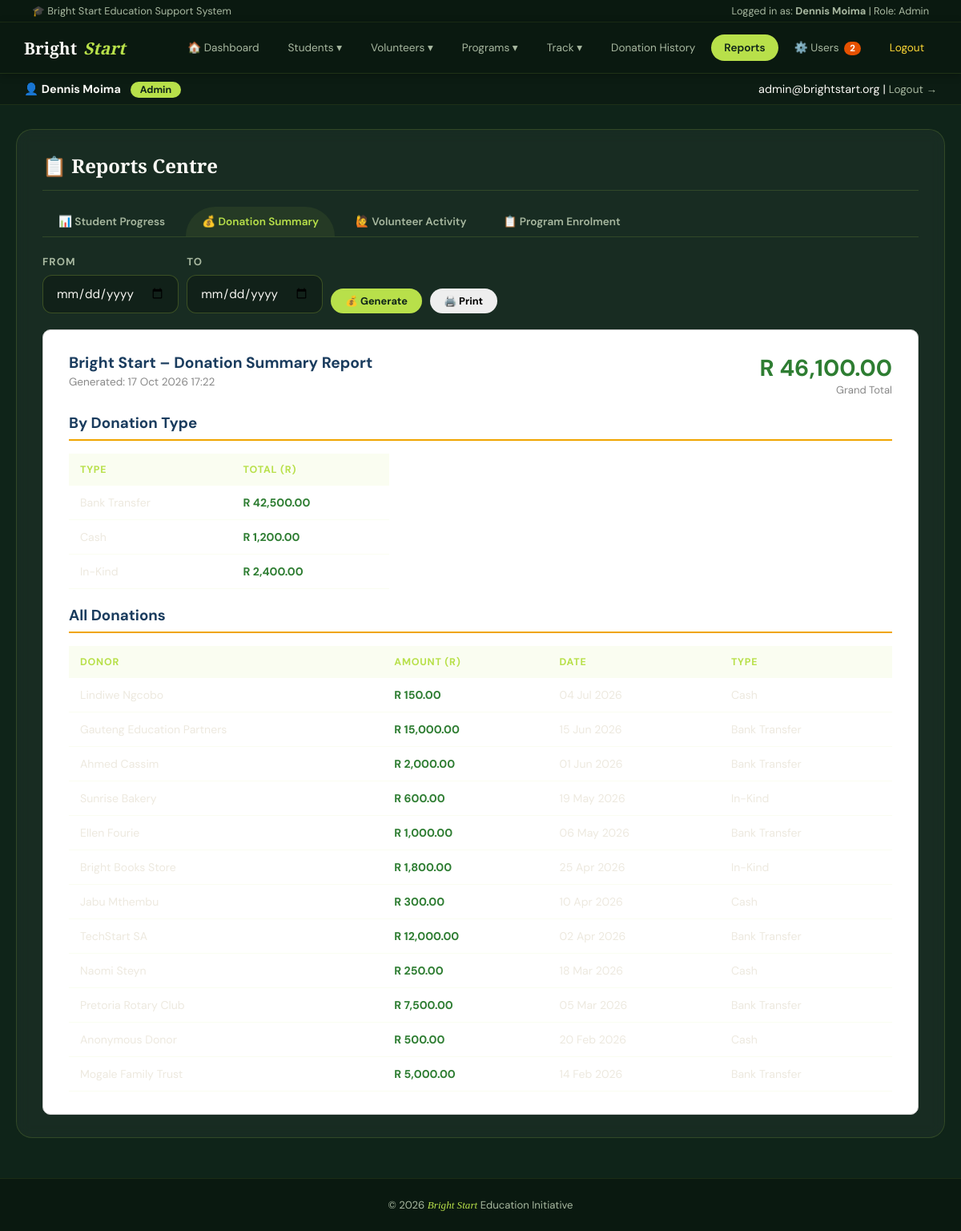
Page /reports.php?report=donation (signed in) on the committed database.
### tables this page shows
CREATE TABLE tbldonation (
    DonationID     INT AUTO_INCREMENT PRIMARY KEY,
    DonorName      VARCHAR(100) NOT NULL,
    DonorContact   VARCHAR(150) NOT NULL,
    DonationAmount DECIMAL(10,2) NOT NULL,
    DonationDate   DATE NOT NULL,
    DonationType   VARCHAR(30) NOT NULL,                  
    Notes          VARCHAR(255) NULL
);

### reports.php (the view, shortened to what this page needs)
<?php
require_once 'includes/DBConn.php';
$report    = $_GET['report']     ?? '';
$stu_id    = (int)($_GET['student_id']  ?? 0);
$from      = trim($_GET['from']  ?? '');
$to        = trim($_GET['to']    ?? '');
$students  = $conn->query(
    "SELECT StudentID,FirstName,LastName FROM tblStudent ORDER BY FirstName"
);
?>
<!DOCTYPE html>
<html lang="en">
<head>
    <link rel="stylesheet" href="css/style.css">
</head>
<body>
<?php include 'includes/nav.php'; ?>
<div class="container">
    <div class="card">
        <h2>📋 Reports Centre</h2>
        <div class="tabs">
            <a href="?report=progress"
               class="tab-link <?= $report==='progress'?'active':'' ?>">
                📊 Student Progress
            </a>
            <a href="?report=donation"
               class="tab-link <?= $report==='donation'?'active':'' ?>">
                💰 Donation Summary
            </a>
            <a href="?report=volunteer"
               class="tab-link <?= $report==='volunteer'?'active':'' ?>">
                🙋 Volunteer Activity
            </a>
            <a href="?report=enrolment"
               class="tab-link <?= $report==='enrolment'?'active':'' ?>">
                📋 Program Enrolment
            </a>
        </div>
        <?php if ($report === 'progress'): ?>
        <form method="GET" action="reports.php"
              style="display:flex; gap:10px; flex-wrap:wrap;
                     align-items:flex-end; margin-bottom:16px;">
            <input type="hidden" name="report" value="progress">
            <div class="form-group" style="margin:0;">
                <label style="font-size:.82rem;">Student</label>
                <select name="student_id">
                    <option value="">All Students</option>
                    <?php $students->data_seek(0);
                    while ($s=$students->fetch_assoc()): ?>
                        <option value="<?= $s['StudentID'] ?>"
                            <?= $stu_id==$s['StudentID']?'selected':'' ?>>
                            <?= htmlspecialchars($s['FirstName'].' '.$s['LastName']) ?>
                        </option>
                    <?php endwhile; ?>
                </select>
            </div>
            <div class="form-group" style="margin:0;">
                <label style="font-size:.82rem;">From</label>
                <input type="date" name="from" value="<?= $from ?>">
            </div>
            <div class="form-group" style="margin:0;">
                <label style="font-size:.82rem;">To</label>
                <input type="date" name="to" value="<?= $to ?>">
            </div>
            <button type="submit" class="btn btn-primary btn-sm">
                📊 Generate
            </button>
            <button onclick="window.print()" type="button"
                    class="btn btn-sm" style="background:#eee;">
                🖨️ Print
            </button>
        </form>
        <?php
        $w='1=1';
        if ($stu_id) $w.=" AND p.StudentID=$stu_id";
        if ($from)   $w.=" AND p.AssessmentDate>='$from'";
        if ($to)     $w.=" AND p.AssessmentDate<='$to'";
        $perfRows=$conn->query(
            "SELECT p.*,
                    CONCAT(s.FirstName,' ',s.LastName) AS StudentName,
                    pr.ProgramName
             FROM tblPerformance p
             JOIN tblStudent s ON p.StudentID=s.StudentID
             JOIN tblProgram pr ON p.ProgramID=pr.ProgramID
             WHERE $w ORDER BY p.AssessmentDate DESC"
        );
        $avgRes=$conn->query(
            "SELECT AVG(Score) AS avg FROM tblPerformance p WHERE $w"
        );
        $avg=round($avgRes->fetch_assoc()['avg']??0,1);
        ?>
        <div class="report-output">
            <div style="display:flex; justify-content:space-between;
                        align-items:flex-start; margin-bottom:20px;">
                <div>
                    <strong style="font-size:1.2rem; color:#1a3c5e;">
                        Bright Start – Student Progress Report
                    </strong><br>
                    <span style="color:#888; font-size:.85rem;">
                        Generated: <?= date('d M Y H:i') ?>
                    </span>
                </div>
                <?php if ($avg > 0): ?>
                <div style="text-align:right;">
                    <div style="font-size:2rem; font-weight:700;
                                 color:#1a3c5e;">
                        <?= $avg ?>%
                    </div>
                    <div style="font-size:.82rem; color:#888;">
                        Average Score
                    </div>
                    <div class="grade-<?= gradeLabel($avg) ?>"
                         style="font-size:1.2rem;">
                        Grade <?= gradeLabel($avg) ?>
                    </div>
                </div>
                <?php endif; ?>
            </div>
            <h3>📊 Performance Records</h3>
            <table class="data-table">
                <thead>
                    <tr>
                        <th>Student</th><th>Program</th>
                        <th>Date</th><th>Score</th>
                        <th>Grade</th><th>Comments</th>
                    </tr>
                </thead>
                <tbody>
                <?php if ($perfRows && $perfRows->num_rows>0):
                    while ($p=$perfRows->fetch_assoc()): ?>
                    <tr>
                        <td><?= htmlspecialchars($p['StudentName']) ?></td>
                        <td><?= htmlspecialchars($p['ProgramName']) ?></td>
                        <td><?= date('d M Y',strtotime($p['AssessmentDate'])) ?></td>
                        <td><?= $p['Score'] ?>%</td>
                        <td>
                            <span class="grade-<?= $p['Grade'] ?>">
                                <?= $p['Grade'] ?>
                            </span>
                        </td>
                        <td><?= htmlspecialchars($p['Comments']??'') ?></td>
                    </tr>
                <?php endwhile; else: ?>
                    <tr>
                        <td colspan="6"
                            style="text-align:center;padding:16px;color:#999;">
                            No records found.
                        </td>
                    </tr>
                <?php endif; ?>
                </tbody>
            </table>
        </div>
        <?php elseif ($report === 'donation'): ?>
        <form method="GET" action="reports.php"
              style="display:flex; gap:10px; flex-wrap:wrap;
                     align-items:flex-end; margin-bottom:16px;">
            <div class="form-group" style="margin:0;">
                <label style="font-size:.82rem;">From</label>
                <input type="date" name="from" value="<?= $from ?>">
            </div>
            <div class="form-group" style="margin:0;">
                <label style="font-size:.82rem;">To</label>
                <input type="date" name="to" value="<?= $to ?>">
            </div>
            <button type="submit" class="btn btn-primary btn-sm">
                💰 Generate
            </button>
            <button onclick="window.print()" type="button"
                    class="btn btn-sm" style="background:#eee;">
                🖨️ Print
            </button>
        </form>
        <?php
        $dw='1=1';
        $dRows=$conn->query(
            "SELECT * FROM tblDonation WHERE $dw ORDER BY DonationDate DESC"
        );
        $totals=$conn->query(
            "SELECT DonationType,SUM(DonationAmount) AS sub
             FROM tblDonation WHERE $dw GROUP BY DonationType"
        );
        $grandTotal=$conn->query(
            "SELECT SUM(DonationAmount) AS g FROM tblDonation WHERE $dw"
        )->fetch_assoc()['g']??0;
        ?>
        <div class="report-output">
            <div style="display:flex; justify-content:space-between;
                        margin-bottom:20px;">
                <div>
                    <strong style="font-size:1.2rem; color:#1a3c5e;">
                        Bright Start – Donation Summary Report
                    </strong><br>
                    <span style="color:#888; font-size:.85rem;">
                        Generated: <?= date('d M Y H:i') ?>
                    </span>
                </div>
                <div style="text-align:right;">
                    <div style="font-size:1.8rem; font-weight:700;
                                 color:#2e7d32;">
                        R <?= number_format($grandTotal,2) ?>
                    </div>
                    <div style="font-size:.82rem; color:#888;">
                        Grand Total
                    </div>
                </div>
            </div>
            <h3>By Donation Type</h3>
            <table class="data-table" style="max-width:400px;">
                <thead>
                    <tr><th>Type</th><th>Total (R)</th></tr>
                </thead>
                <tbody>
                <?php while ($t=$totals->fetch_assoc()): ?>
                <tr>
                    <td><?= htmlspecialchars($t['DonationType']) ?></td>
                    <td style="color:#2e7d32; font-weight:700;">
                        R <?= number_format($t['sub'],2) ?>
                    </td>
                </tr>
                <?php endwhile; ?>
                </tbody>
            </table>
            <h3>All Donations</h3>
            <table class="data-table">
                <thead>
                    <tr>
                        <th>Donor</th><th>Amount (R)</th>
                        <th>Date</th><th>Type</th>
                    </tr>
                </thead>
                <tbody>
                <?php
                $dRows->data_seek(0);
                while ($d=$dRows->fetch_assoc()): ?>
                <tr>
                    <td><?= htmlspecialchars($d['DonorName']) ?></td>
                    <td style="color:#2e7d32; font-weight:700;">
                        R <?= number_format($d['DonationAmount'],2) ?>
                    </td>
                    <td><?= date('d M Y',strtotime($d['DonationDate'])) ?></td>
                    <td><?= htmlspecialchars($d['DonationType']) ?></td>
                </tr>
                <?php endwhile; ?>
                </tbody>
            </table>
        </div>
        <?php endif; ?>
    </div>
</div>
<footer>
    <p>&copy; 2026 <span>Bright Start</span> Education Initiative</p>
</footer>
</body>
</html>

### css/style.css (style rules this page uses)
:root { --primary: #1a3a2a; --secondary: #2d5a3d; --green-deep: #0f2419; --accent: #b8e04a; --accent-dark: #d4f06e; --light-bg: #16301f; --white: #f9f8f4; --off-white: #ede9df; --text-dark: #f9f8f4; --text-light: #a8b8a0; --border: rgba(184,224,74,0.2); --success: #b8e04a; --warning: #f0a500; --danger: #f08080; --font: 'DM Sans', sans-serif; --font-heading:'Playfair Display', serif; }
*, *::before, *::after { box-sizing: border-box; margin: 0; padding: 0; }
body { font-family: var(--font); background: var(--green-deep); color: var(--white); min-height: 100vh; }
.container { max-width: 1200px; margin: 30px auto; padding: 0 20px; }
.card { background: rgba(255,255,255,0.04); border: 1px solid rgba(184,224,74,0.15); border-radius: 1.25rem; padding: 28px 32px; margin-bottom: 24px; backdrop-filter: blur(8px); }
.card h2 { margin-bottom: 20px; color: var(--white); font-family: var(--font-heading); font-size: 1.5rem; padding-bottom: 14px; border-bottom: 1px solid rgba(184,224,74,0.15); display: flex; align-items: center; gap: 8px; }
.form-group { margin-bottom: 18px; }
.form-group label { display: block; font-size: .75rem; font-weight: 700; letter-spacing: 0.08em; text-transform: uppercase; color: var(--text-light); margin-bottom: 8px; }
.form-group input, .form-group select, .form-group textarea { width: 100%; padding: 12px 16px; border: 1px solid rgba(184,224,74,0.25); border-radius: 0.75rem; font-size: .95rem; font-family: var(--font); background: rgba(0,0,0,0.25); color: var(--white); transition: border-color .2s, box-shadow .2s; }
.form-group input::placeholder, .form-group textarea::placeholder { color: rgba(168,184,160,0.5); }
.btn { display: inline-block; padding: 0.85rem 2rem; border: none; border-radius: 100px; font-size: .92rem; font-weight: 700; cursor: pointer; text-decoration: none; font-family: var(--font); transition: background .2s, transform .15s, opacity .2s; }
.btn-primary { background: var(--accent); color: var(--green-deep); }
.btn-sm { padding: 0.45rem 1.1rem; font-size: .8rem; }
.data-table { width: 100%; border-collapse: collapse; font-size: .88rem; margin-top: 8px; }
.data-table thead tr { background: rgba(184,224,74,0.08); }
.data-table thead th { padding: 12px 14px; text-align: left; font-weight: 700; color: var(--accent); font-size: .78rem; letter-spacing: .06em; text-transform: uppercase; }
.data-table tbody tr { border-bottom: 1px solid rgba(184,224,74,0.08); transition: background .15s; }
.data-table tbody td { padding: 12px 14px; vertical-align: middle; color: var(--off-white); }
.tabs { display: flex; gap: 6px; margin-bottom: 22px; border-bottom: 1px solid rgba(184,224,74,0.15); }
.tab-link { padding: 10px 20px; border-radius: 100px 100px 0 0; text-decoration: none; color: var(--text-light); font-weight: 600; font-size: .85rem; transition: all .2s; }
.tab-link.active { background: rgba(184,224,74,0.08); color: var(--accent); }
footer { background: rgba(10,24,16,0.9); color: var(--text-light); text-align: center; padding: 24px; font-size: .82rem; margin-top: 50px; border-top: 1px solid rgba(184,224,74,0.1); }
footer span { color: var(--accent); font-style: italic; font-family: var(--font-heading); }

### reports.php (style rules this page uses)
.report-output { background:#fff; border:1px solid #ccc; border-radius:10px; padding:28px 32px; margin-top:20px; }
.report-output h3 { color:#1a3c5e; border-bottom:2px solid #f0a500; padding-bottom:8px; margin-bottom:16px; margin-top:20px; }

### rows in the picture
tbldonation: DonorName "Lindiwe Ngcobo", DonationAmount "150.00", DonationDate "04 Jul 2026", DonationType "Cash"
tbldonation: DonorName "Gauteng Education Partners", DonationAmount "15,000.00", DonationDate "15 Jun 2026", DonationType "Bank Transfer"
tbldonation: DonorName "Ahmed Cassim", DonationAmount "2,000.00", DonationDate "01 Jun 2026", DonationType "Bank Transfer"
tbldonation: DonorName "Sunrise Bakery", DonationAmount "600.00", DonationDate "19 May 2026", DonationType "In-Kind"
tbldonation: DonorName "Ellen Fourie", DonationAmount "1,000.00", DonationDate "06 May 2026", DonationType "Bank Transfer"
tbldonation: DonorName "Bright Books Store", DonationAmount "1,800.00", DonationDate "25 Apr 2026", DonationType "In-Kind"
tbldonation: DonorName "Jabu Mthembu", DonationAmount "300.00", DonationDate "10 Apr 2026", DonationType "Cash"
tbldonation: DonorName "TechStart SA", DonationAmount "12,000.00", DonationDate "02 Apr 2026", DonationType "Bank Transfer"
tbldonation: DonorName "Naomi Steyn", DonationAmount "250.00", DonationDate "18 Mar 2026", DonationType "Cash"
tbldonation: DonorName "Pretoria Rotary Club", DonationAmount "7,500.00", DonationDate "05 Mar 2026", DonationType "Bank Transfer"
tbldonation: DonorName "Anonymous Donor", DonationAmount "500.00", DonationDate "20 Feb 2026", DonationType "Cash"
tbldonation: DonorName "Mogale Family Trust", DonationAmount "5,000.00", DonationDate "14 Feb 2026", DonationType "Bank Transfer"

### other values in the picture
$currentUser "Dennis Moima"
$currentRole "Admin"
$pendingNavCount "2"
$currentEmail "admin@brightstart.org"
$grandTotal "46,100.00"
$t['DonationType'] "Bank Transfer"
$t['sub'] "42,500.00"
$t['DonationType'] "Cash"
$t['sub'] "1,200.00"
$t['DonationType'] "In-Kind"
$t['sub'] "2,400.00"
